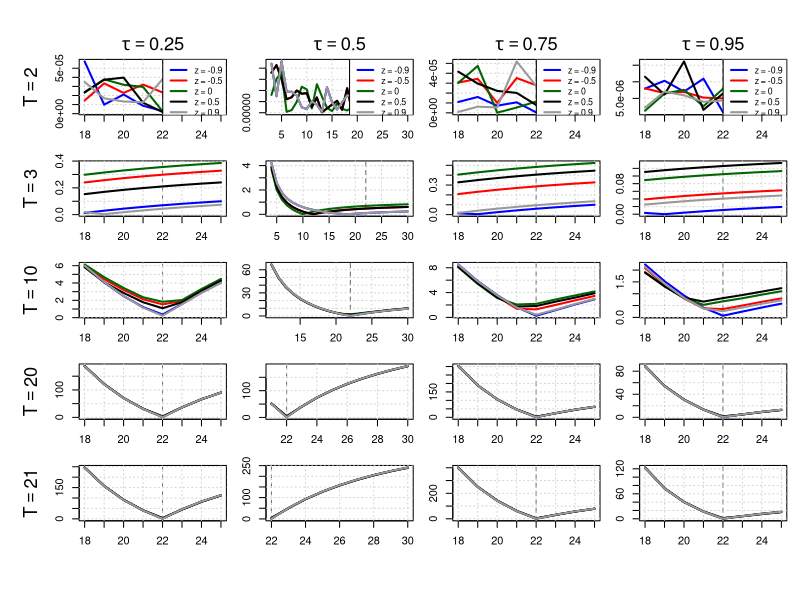

Recreate this plot in R.
# ---------------------------------------------------------------------------
# Quantile-Based Peak Estimation with Laplace Noise (Multiple z, tau)
# ---------------------------------------------------------------------------
# Author: Said Maanan
# Refactored: 2025-06-19
# ---------------------------------------------------------------------------

# --- Core Functions ---
rlaplace <- function(n, location = 0, scale = 1) {
  u <- runif(n, -0.5, 0.5)
  location - scale * sign(u) * log(1 - 2 * abs(u))
}

# asy_laplace_variance <- function(tau, z) {
#   stopifnot(tau > 0, tau < 1, abs(z) < 1)
#   mu <- tau / (1 + z) - (1 - tau) / (1 - z)
#   ex2 <- 2 * tau / (1 + z)^2 + 2 * (1 - tau) / (1 - z)^2
#   ex2 - mu^2
# }

asy_laplace_variance <- function(tau, z) {
  t1 <- tau / (1 + z)^2
  t2 <- (1 - tau) / (1 - z)^2
  mu <- (1 - tau) / (1 - z) - tau / (1 + z)
  t1 + t2 - 0.25 * mu^2
}

compute_noise_scale <- function(A, snr, tau, z) {
  sqrt((A / snr)^2 / asy_laplace_variance(tau, z))
}

quantile_loss <- function(u, tau) u * (tau - (u < 0))

med_weighted_tau <- function(I, l, s, tau) {
  T <- length(I)
  x <- I * exp(((1:T) - l)^2 / s^2)
  w <- exp(-((1:T) - l)^2 / s^2)
  o <- order(x)
  x_sorted <- x[o]; w_sorted <- w[o]
  cum_w <- cumsum(w_sorted)
  k <- min(which(cum_w >= tau * sum(w_sorted)))
  x_sorted[k]
}

compute_a <- function(I, l, s, tau) med_weighted_tau(I, l, s, tau)

objective_function <- function(I, a, l, s, tau) {
  t <- seq_along(I)
  fitted <- a * exp(-((t - l)^2) / s^2)
  mean(quantile_loss(I - fitted, tau))
}

search_best_s <- function(I, l, tau) {
  f <- function(s) objective_function(I, compute_a(I, l, s, tau), l, s, tau)
  optimize(f, c(1, 20), tol = 1e-4)$minimum
}

# --- Simulation ---
simulate_quantile_objective <- function(T, A, L, S, h, tau, snr, z, seed = NULL, force_l_gt_T = FALSE) {
  if (!is.null(seed)) set.seed(seed)
  t <- 1:T
  signal <- A * exp(-((t - L)^2) / S^2)
  b <- compute_noise_scale(A, snr, tau, z)
  noise <- rlaplace(T, scale = b)
  I <- signal + noise
  l_grid <- if (force_l_gt_T) seq(T + 1, h) else seq(L - 4, L + 3)
  
  data.frame(
    l = l_grid,
    loss = sapply(l_grid, function(l) {
      s <- search_best_s(I, l, tau)
      a <- compute_a(I, l, s, tau)
      objective_function(I, a, l, s, tau)
    }),
    T = T, z = z
  )
}

# --- Config ---
A_true <- 15000
L_true <- 22
S_true <- 10
h <- 30
Ts_free <- c(2, 3, 10, 20, 21)
z_vals <- c(-0.9, -0.5, 0, 0.5, 0.9)
snr <- 1000
seed <- 280
tau_vals <- c(0.25, 0.5, 0.75, 0.95)

# --- Combined Simulation and Plotting ---
results_all <- do.call(rbind, lapply(tau_vals, function(tau) {
  do.call(rbind, lapply(z_vals, function(z) {
    res_z <- do.call(rbind, lapply(Ts_free, function(T) {
      simulate_quantile_objective(T, A_true, L_true, S_true, h,
                                  tau, snr, z, seed, force_l_gt_T = (tau == 0.5))
    }))
    res_z$z <- z
    res_z$tau <- tau
    res_z
  }))
}))

plot_all_quantile_objectives_zcompare <- function(results_all, L_true) {
  Ts <- sort(unique(results_all$T))
  taus <- sort(unique(results_all$tau))
  z_vals <- sort(unique(results_all$z))
  colors <- c("blue", "red", "darkgreen", "black", "grey60")
  
  nrow <- length(Ts)
  ncol <- length(taus)
  
  pdf(file = "plot_all_tau_zcompare.pdf", width = 2.5 * ncol, height = 2.5 * nrow)
  old_par <- par(mfrow = c(nrow, ncol), mar = c(2, 2, 1.5, 1), oma = c(4, 4, 3, 0), bg = "white")
  on.exit({ par(old_par); dev.off() })
  
  for (i in seq_along(Ts)) {
    for (j in seq_along(taus)) {
      T_val <- Ts[i]
      tau_val <- taus[j]
      df_sub <- subset(results_all, T == T_val & tau == tau_val)
      
      x_range <- range(df_sub$l)
      y_range <- range(df_sub$loss)
      
      plot(NA, xlim = x_range, ylim = y_range,
           xlab = "", ylab = "", main = "")
      abline(v = L_true, col = "gray40", lty = 2)
      grid()
      
      for (k in seq_along(z_vals)) {
        df_z <- subset(df_sub, z == z_vals[k])
        lines(df_z$l, df_z$loss, col = colors[k], lwd = 2)
      }
      
      # Add tau label on top
      if (i == 1) mtext(bquote(tau == .(tau_val)), side = 3, line = 0.5, cex = 1.1)
      # Add T label on the left
      if (j == 1) mtext(bquote(T == .(T_val)), side = 2, line = 3, cex = 1.1)
      
      # Legend only in top row
      if (i == 1) {
        legend("topright", legend = paste("z =", z_vals),
               col = colors, lwd = 2, cex = 0.8)
      }
    }
  }
  
  # mtext("Peak Location Candidate l", side = 1, outer = TRUE, line = 2.5, cex = 1.2)
  # mtext(expression("Objective Function " * f[tau]), side = 2, outer = TRUE, line = 2.5, cex = 1.2)
  # mtext("Quantile-Based Peak Estimation — Laplace Noise", side = 3, outer = TRUE, line = 1.5, cex = 1.4)
}

plot_all_quantile_objectives_zcompare(results_all, L_true)
cat("Merged plot saved to plot_all_tau_zcompare.png\n")
